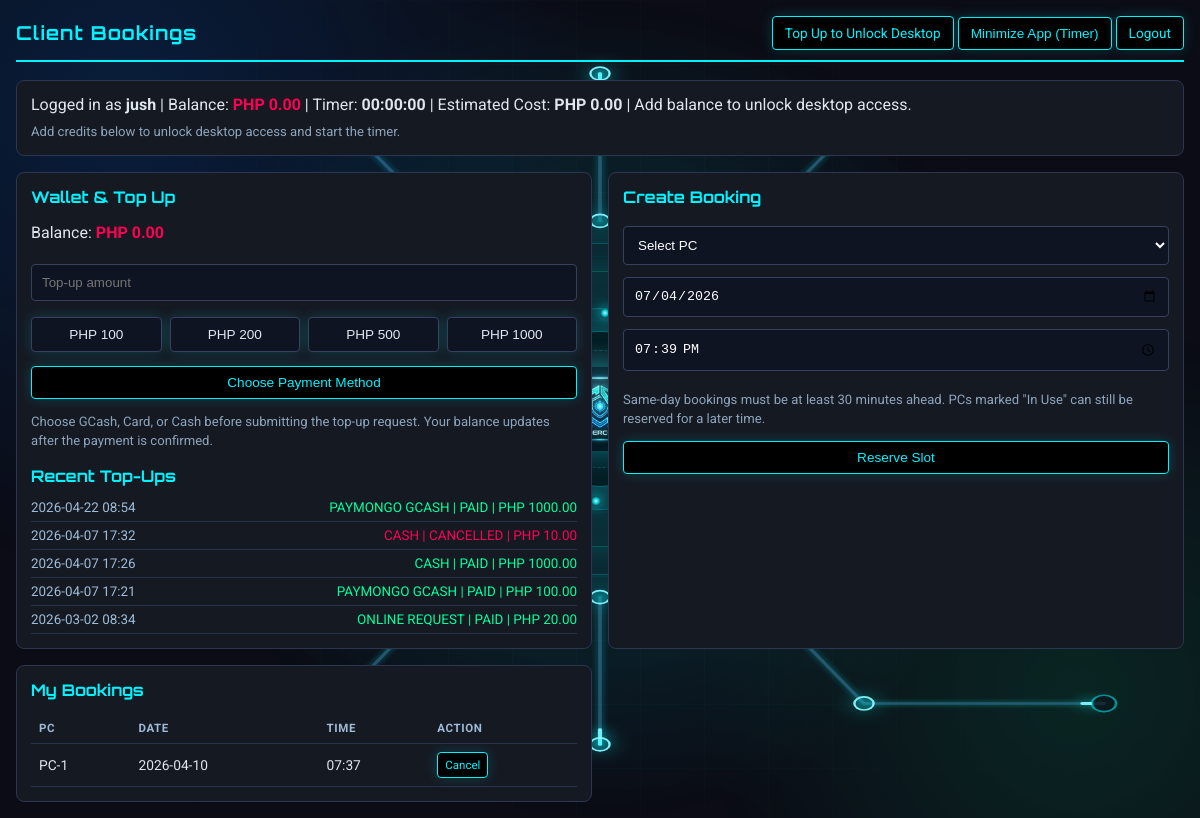
The page /client/bookings (signed in) on the database as committed earlier.
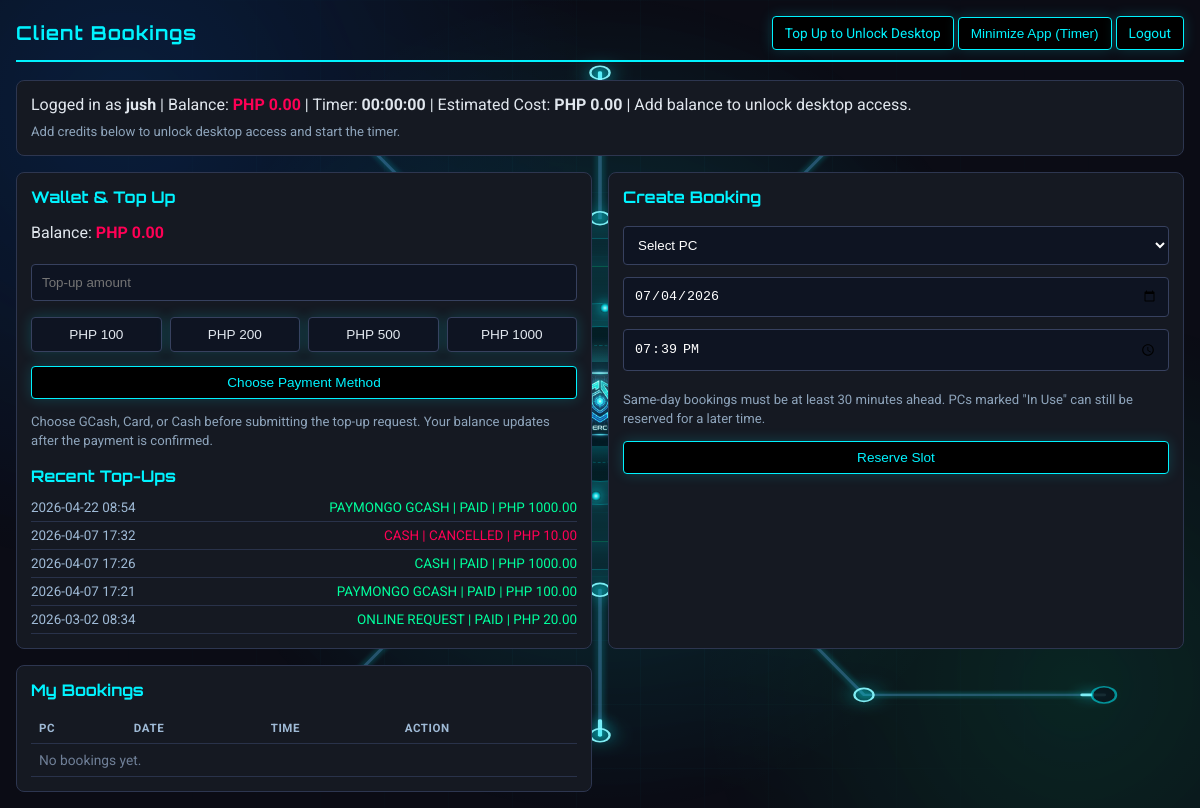
The same page on the database as committed later.
### app.py (models this page shows)
class PaymentTransaction(db.Model):
    id = db.Column(db.Integer, primary_key=True)
    user_id = db.Column(db.Integer, db.ForeignKey('user.id'), nullable=False)
    provider = db.Column(db.String(32), nullable=False, default="online_request")
    external_id = db.Column(db.String(128), unique=True, nullable=False)
    amount = db.Column(db.Float, nullable=False)
    currency = db.Column(db.String(8), nullable=False, default="php")
    status = db.Column(db.String(32), nullable=False, default="pending")
    created_at = db.Column(db.DateTime, default=datetime.now)
    credited_at = db.Column(db.DateTime, nullable=True)

class Booking(db.Model):
    id = db.Column(db.Integer, primary_key=True)
    user_id = db.Column(db.Integer, db.ForeignKey('user.id'), nullable=False)
    pc_id = db.Column(db.Integer, db.ForeignKey('pc.id'), nullable=False)
    booking_date = db.Column(db.String(20), nullable=True)
    time_slot = db.Column(db.String(20), nullable=False)
    user = db.relationship('User', backref='bookings')
    pc = db.relationship('PC', backref='bookings')

class PC(db.Model):
    id = db.Column(db.Integer, primary_key=True)
    name = db.Column(db.String(20), unique=True, nullable=False)
    is_occupied = db.Column(db.Boolean, default=False)
    lan_ip = db.Column(db.String(64), nullable=True)
    lan_port = db.Column(db.Integer, nullable=True)
    last_agent_seen_at = db.Column(db.DateTime, nullable=True)
    online_since_at = db.Column(db.DateTime, nullable=True)

### app.py (the view)
@app.route('/client/bookings')
@login_required
def client_bookings():
    if current_user.is_admin:
        return redirect(url_for('view_bookings'))
    now_dt = datetime.now()
    pcs = PC.query.order_by(PC.id.asc()).all()
    annotate_booking_usage_for_pcs(pcs, now_dt=now_dt)
    my_bookings = Booking.query.filter_by(user_id=current_user.id).order_by(Booking.id.desc()).all()
    recent_payments = get_recent_payment_requests(current_user.id)
    return render_template(
        'client_bookings.html',
        pcs=pcs,
        bookings=my_bookings,
        recent_payments=recent_payments,
        today_date=now_dt.strftime("%Y-%m-%d"),
        booking_lead_minutes=BOOKING_LEAD_MINUTES,
        hourly_rate=HOURLY_RATE,
        kiosk_mode=is_kiosk_mode_enabled()
    )

### app.py (called while the page is built, shortened)
@login_manager.user_loader
def load_user(user_id):
    return db.session.get(User, int(user_id))

def get_agent_online_window_seconds():
    try:
        return max(int(os.getenv("LAN_AGENT_ONLINE_WINDOW_SECONDS", "90")), 1)
    except Exception:
        return 90

def is_pc_online(pc, now_dt=None, online_window_seconds=None):
    if not pc or not pc.last_agent_seen_at:
        return False
    if now_dt is None:
        now_dt = datetime.now()
    if online_window_seconds is None:
        online_window_seconds = get_agent_online_window_seconds()
    return (now_dt - pc.last_agent_seen_at).total_seconds() <= online_window_seconds

def get_recent_payment_requests(user_id, limit=5):
    try:
        max_rows = max(1, int(limit))
    except Exception:
        max_rows = 5
    return PaymentTransaction.query.filter_by(user_id=user_id).order_by(PaymentTransaction.created_at.desc()).limit(max_rows).all()

def is_kiosk_mode_enabled():
    return str(os.getenv("PYPONDO_KIOSK_MODE", "0")).strip().lower() in {"1", "true", "yes"}

@app.before_request
def allow_mobile_api_preflight():
    normalized_path = (request.path or "").rstrip("/")
    if request.method != "OPTIONS":
        return None

### templates/client_bookings.html (shortened to what the changed rows need)
<!DOCTYPE html>
<html lang="en">
<head>
</head>
<body>
    {% include '_animated_background.html' %}
    <div class="top">
        <h1>Client Bookings</h1>
    </div>
    <div class="grid">
        <div class="card" id="wallet-card">
            <h2>Wallet &amp; Top Up</h2>
            <div style="margin-top: 16px;">
                <h2 style="margin-bottom: 8px;">Recent Top-Ups</h2>
                {% if recent_payments %}
                    {% for tx in recent_payments %}
                        <div class="history-row">
                            <div class="history-main">
                                <span style="color:#9fbad6;">{{ tx.created_at.strftime('%Y-%m-%d %H:%M') }}</span>
                                <span style="color: {{ 'var(--ok)' if tx.status == 'paid' else ('var(--warn)' if tx.status == 'cancelled' else '#d3a961') }};">
                                    {{ tx.provider.replace('_', ' ')|upper }} | {{ tx.status|upper }} | PHP {{ "%.2f"|format(tx.amount) }}
                                </span>
                            </div>
                        </div>
                    {% endfor %}
                {% else %}
                    <div class="subtle">No top-up transactions yet.</div>
                {% endif %}
            </div>
        </div>
        <div class="card">
            <h2>Create Booking</h2>
        </div>
        <div class="card">
            <h2>My Bookings</h2>
            <table>
                <thead>
                    <tr>
                        <th>PC</th>
                        <th>Date</th>
                        <th>Time</th>
                        <th>Action</th>
                    </tr>
                </thead>
                <tbody>
                    {% for booking in bookings %}
                    <tr>
                        <td>{{ booking.pc.name }}</td>
                        <td>{{ booking.booking_date or 'N/A' }}</td>
                        <td>{{ booking.time_slot }}</td>
                        <td>
                            <a class="btn warn" style="padding:5px 7px; font-size:0.72rem;" href="{{ url_for('client_delete_booking', id=booking.id) }}">Cancel</a>
                        </td>
                    </tr>
                    {% else %}
                    <tr><td colspan="4" style="color:#6f7f97;">No bookings yet.</td></tr>
                    {% endfor %}
                </tbody>
            </table>
        </div>
    </div>
</body>
</html>

Rows that differ between the two databases and show on the page:
removed Booking: pc.name "PC-1", booking_date "2026-04-10", time_slot "07:37"
Other text that changed with them:
text now shown: "No bookings yet."
